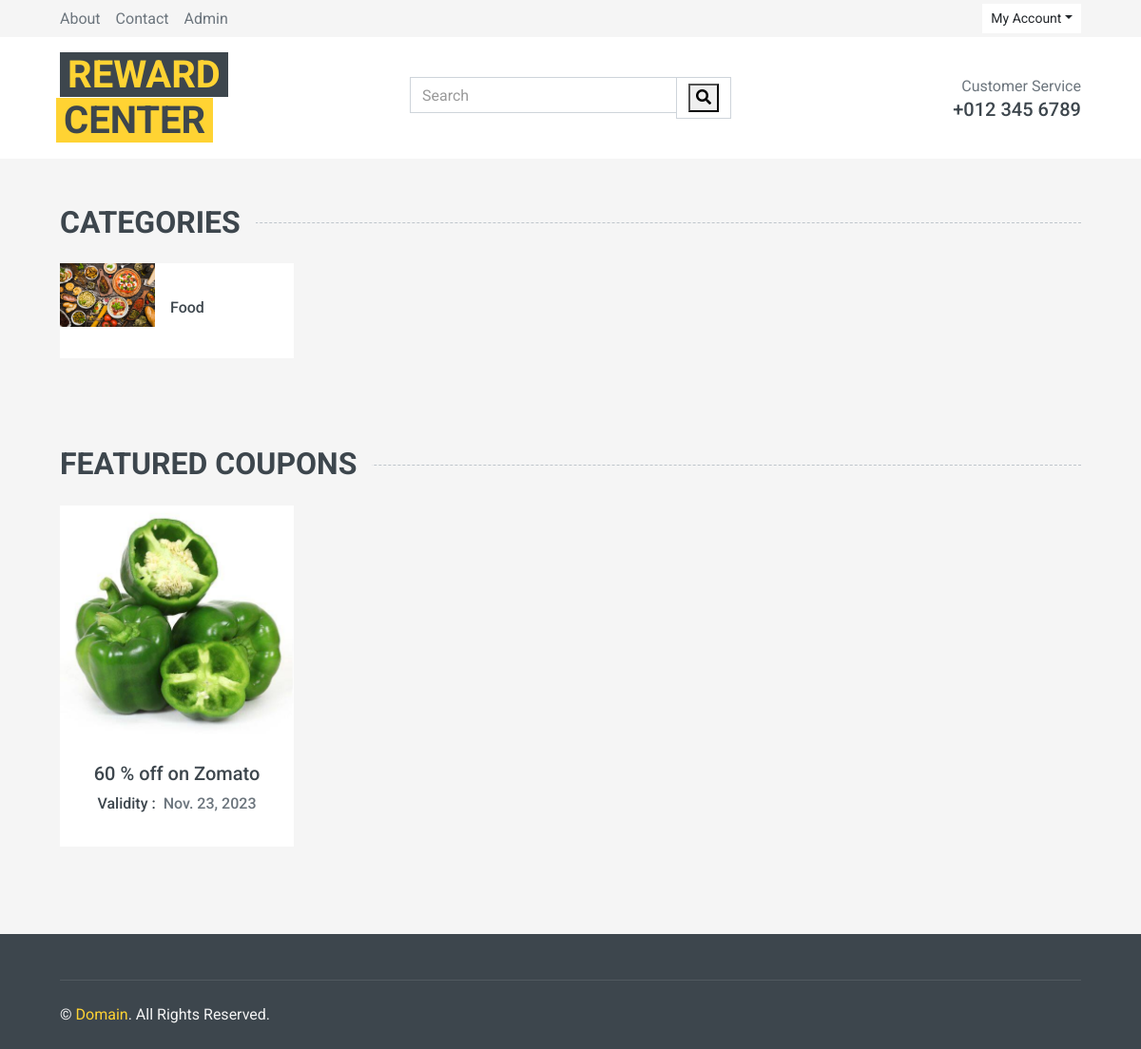
The app's page / (signed in) with its own data.
### myapp/models.py (models this page shows, shortened)
class Coupon(models.Model):
  title = models.CharField(max_length=500)
  description = models.TextField()
  code = models.CharField(max_length=100)
  category = models.ForeignKey(Category, on_delete=models.CASCADE, related_name="category_coupon")
  company = models.ForeignKey(Company, on_delete=models.CASCADE)
  added_by = models.ForeignKey(User, on_delete=models.CASCADE, related_name='add', default="")
  collected_by = models.ForeignKey(User, on_delete=models.CASCADE, related_name="collect", null=True, blank=True)
  validity = models.DateField()
  used = models.BooleanField(default=False)
  approved = models.BooleanField(default=False)
  image = models.ImageField(upload_to='coupon_image/', null=True)

class Category(models.Model):
  name = models.CharField(max_length=100)
  image = models.ImageField(upload_to='category_images')

### myapp/views.py (the view)
# urls.py: path('', views.Home.as_view(), name="home"),
class Home(View):
  def get(self, request):
    ct = Coupon.objects.select_related('category').filter(approved=True, collected_by=None)
    cp = Coupon.objects.filter(collected_by=None, validity__gt=date.today(), approved=True).order_by('-id')
    return render(request, 'myapp/index.html', dict(ct=ct, cp=cp))

### myapp/templates/myapp/index.html (shortened to what this page needs)
{% extends 'myapp/base.html' %}
{% load static %}
{% block content %}
<div class="container-fluid pt-5">
<h2 class="section-title position-relative text-uppercase mx-xl-5 mb-4"><span class="bg-secondary pr-3">Categories</span></h2>
<div class="row px-xl-5 pb-3">
    {% if ct %}
    {% for c in ct %}
    <div class="col-lg-3 col-md-4 col-sm-6 pb-1">
        <a class="text-decoration-none" href="{% url 'category' c.category.id %}">
            <div class="cat-item d-flex align-items-center mb-4">
                <div class="overflow-hidden" style="width: 100px; height: 100px;">
                    <img class="img-fluid" src="{{c.category.image.url}}" alt="">
                </div>
                <div class="flex-fill pl-3">
                    <h6>{{c.category.name}}</h6>
                </div>
            </div>
        </a>
    </div>
    {% endfor %}
    {% endif %}
    </div>
    </div>
<div class="container-fluid pt-5 pb-3">
    <h2 class="section-title position-relative text-uppercase mx-xl-5 mb-4"><span class="bg-secondary pr-3">Featured Coupons</span></h2>
    <div class="row px-xl-5">
        {% if cp %}
                {% for c in cp %}
                <div class="col-lg-3 col-md-4 col-sm-6 pb-1">
                    <div class="product-item bg-light mb-4">
                        <div class="product-img position-relative overflow-hidden">
                            <img class="img-fluid w-100" src="{{c.image.url}}" alt="Image">
                        </div>
                        <div class="text-center py-4">
                            <a class="h5 text-decoration-none text-truncate" href="{% url 'detail' c.id %}">{{c.title}}</a>
                            <div class="d-flex align-items-center justify-content-center mt-2">
                                <h6>Validity : </h6><h6 class="text-muted ml-2">{{c.validity}}</h6>
                            </div>
                        </div>
                    </div>
                </div>
                {% endfor %}
                {% endif %}
    </div>
</div>
{% endblock content %}

### records on screen
Coupon: category.image (picture), category.name "Food", image (picture), title "60 % off on Zomato", validity "Nov. 23, 2023"
